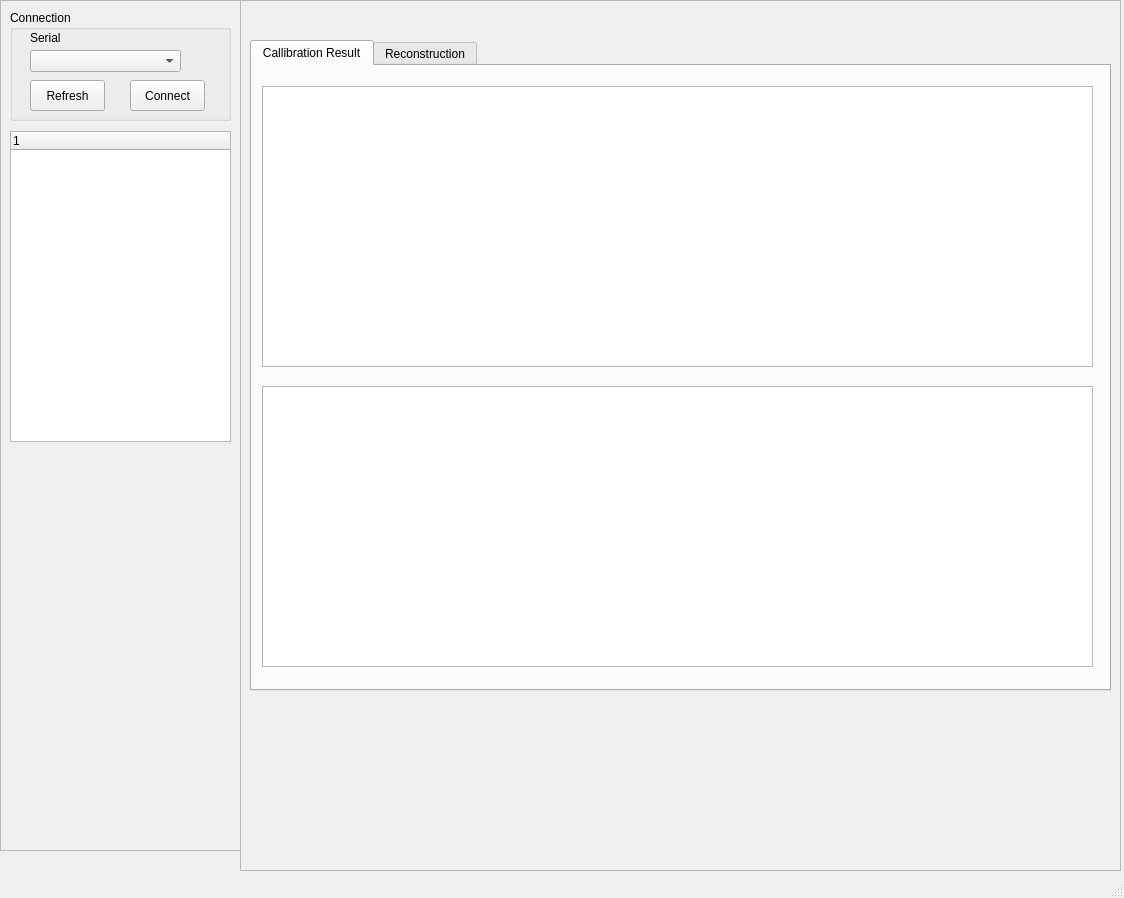
<?xml version="1.0" encoding="UTF-8"?>
<ui version="4.0">
 <class>MainWindow</class>
 <widget class="QMainWindow" name="MainWindow">
  <property name="geometry">
   <rect>
    <x>0</x>
    <y>0</y>
    <width>1124</width>
    <height>898</height>
   </rect>
  </property>
  <property name="windowTitle">
   <string>MainWindow</string>
  </property>
  <widget class="QWidget" name="centralwidget">
   <widget class="QFrame" name="frame">
    <property name="geometry">
     <rect>
      <x>0</x>
      <y>0</y>
      <width>241</width>
      <height>851</height>
     </rect>
    </property>
    <property name="frameShape">
     <enum>QFrame::StyledPanel</enum>
    </property>
    <property name="frameShadow">
     <enum>QFrame::Raised</enum>
    </property>
    <widget class="QGroupBox" name="groupBox">
     <property name="geometry">
      <rect>
       <x>10</x>
       <y>10</y>
       <width>221</width>
       <height>111</height>
      </rect>
     </property>
     <property name="title">
      <string>Connection</string>
     </property>
     <widget class="QComboBox" name="comboBox">
      <property name="geometry">
       <rect>
        <x>20</x>
        <y>40</y>
        <width>151</width>
        <height>22</height>
       </rect>
      </property>
     </widget>
     <widget class="QLabel" name="label">
      <property name="geometry">
       <rect>
        <x>20</x>
        <y>20</y>
        <width>49</width>
        <height>16</height>
       </rect>
      </property>
      <property name="text">
       <string>Serial</string>
      </property>
     </widget>
     <widget class="QPushButton" name="pushButton">
      <property name="geometry">
       <rect>
        <x>20</x>
        <y>70</y>
        <width>75</width>
        <height>31</height>
       </rect>
      </property>
      <property name="text">
       <string>Refresh</string>
      </property>
     </widget>
     <widget class="QPushButton" name="pushButton_2">
      <property name="geometry">
       <rect>
        <x>120</x>
        <y>70</y>
        <width>75</width>
        <height>31</height>
       </rect>
      </property>
      <property name="text">
       <string>Connect</string>
      </property>
     </widget>
    </widget>
    <widget class="QTreeWidget" name="treeWidget">
     <property name="geometry">
      <rect>
       <x>10</x>
       <y>131</y>
       <width>221</width>
       <height>311</height>
      </rect>
     </property>
     <column>
      <property name="text">
       <string notr="true">1</string>
      </property>
     </column>
    </widget>
   </widget>
   <widget class="QFrame" name="frame_2">
    <property name="geometry">
     <rect>
      <x>240</x>
      <y>0</y>
      <width>881</width>
      <height>871</height>
     </rect>
    </property>
    <property name="frameShape">
     <enum>QFrame::StyledPanel</enum>
    </property>
    <property name="frameShadow">
     <enum>QFrame::Raised</enum>
    </property>
    <widget class="QTabWidget" name="tabWidget">
     <property name="geometry">
      <rect>
       <x>10</x>
       <y>40</y>
       <width>861</width>
       <height>651</height>
      </rect>
     </property>
     <property name="currentIndex">
      <number>0</number>
     </property>
     <widget class="QWidget" name="tab">
      <attribute name="title">
       <string>Callibration Result</string>
      </attribute>
      <widget class="QGraphicsView" name="graphicsView">
       <property name="geometry">
        <rect>
         <x>10</x>
         <y>20</y>
         <width>831</width>
         <height>281</height>
        </rect>
       </property>
      </widget>
      <widget class="QGraphicsView" name="graphicsView_2">
       <property name="geometry">
        <rect>
         <x>10</x>
         <y>320</y>
         <width>831</width>
         <height>281</height>
        </rect>
       </property>
      </widget>
     </widget>
     <widget class="QWidget" name="tab_2">
      <attribute name="title">
       <string>Reconstruction</string>
      </attribute>
     </widget>
    </widget>
   </widget>
  </widget>
  <widget class="QMenuBar" name="menubar">
   <property name="geometry">
    <rect>
     <x>0</x>
     <y>0</y>
     <width>1124</width>
     <height>22</height>
    </rect>
   </property>
  </widget>
  <widget class="QStatusBar" name="statusbar"/>
 </widget>
 <resources/>
 <connections/>
</ui>
